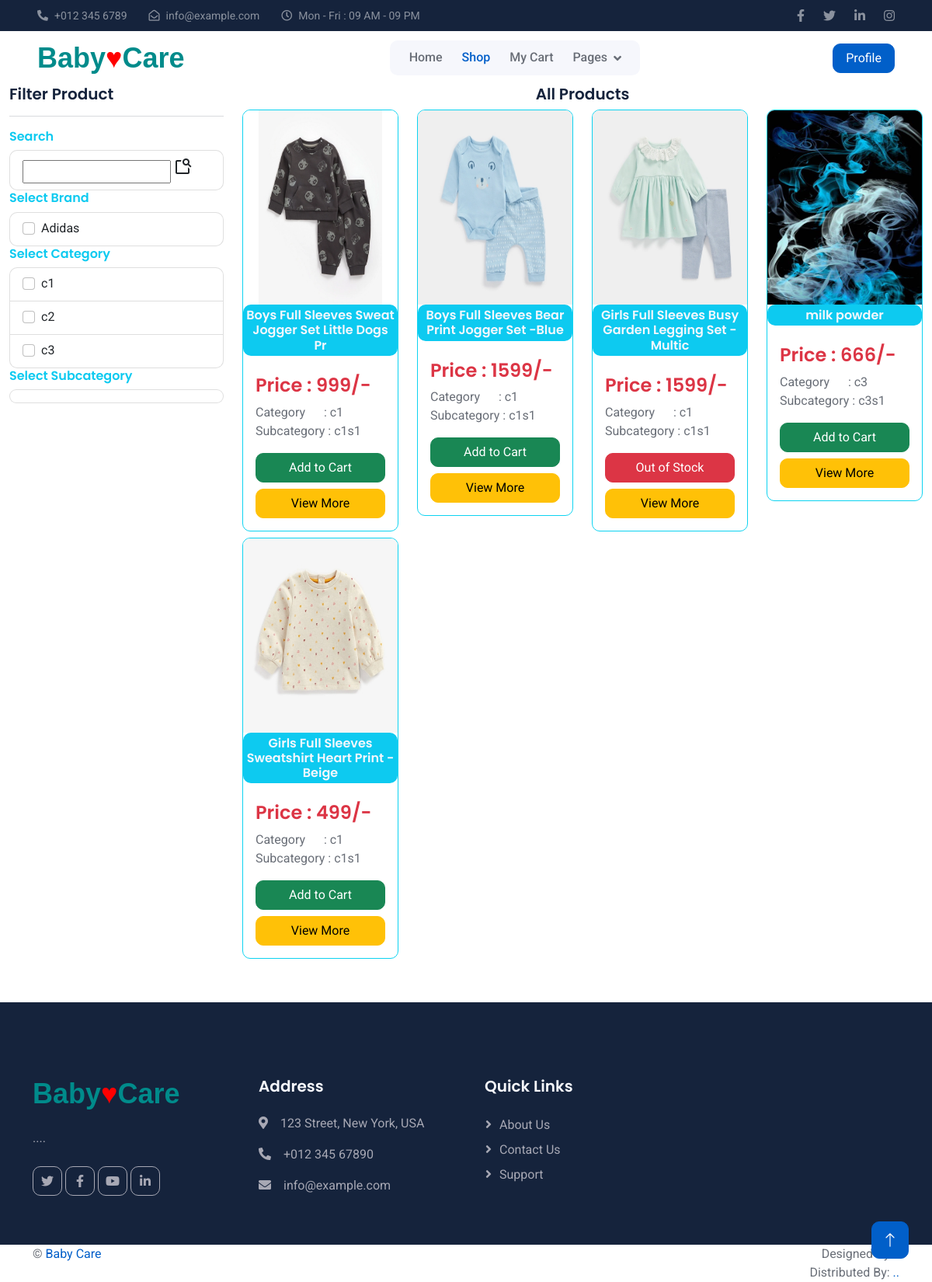
The page /User/SearchProduct.php (signed in) on the database its author committed.
### tables this page shows
CREATE TABLE `tbl_brands` (
  `brand_id` int(11) NOT NULL,
  `brand_name` varchar(50) NOT NULL
);

CREATE TABLE `tbl_category` (
  `category_id` int(11) NOT NULL,
  `category_name` varchar(60) NOT NULL
);

CREATE TABLE `tbl_product` (
  `product_id` int(11) NOT NULL,
  `product_name` varchar(50) NOT NULL,
  `brand_id` int(11) NOT NULL,
  `product_details` text NOT NULL,
  `product_photo` varchar(100) NOT NULL,
  `product_price` int(11) NOT NULL,
  `subcategory_id` int(11) NOT NULL,
  `shop_id` int(11) NOT NULL
);

CREATE TABLE `tbl_subcategory` (
  `subcategory_id` int(11) NOT NULL,
  `category_id` int(11) NOT NULL,
  `subcategory_name` varchar(50) NOT NULL
);

### web/User/SearchProduct.php (the view, shortened to what this page needs)
<!DOCTYPE html PUBLIC "-//W3C//DTD XHTML 1.0 Transitional//EN"
    "http://www.w3.org/TR/xhtml1/DTD/xhtml1-transitional.dtd">
<html xmlns="http://www.w3.org/1999/xhtml">
<head>
    <link rel="stylesheet" href="https://maxcdn.bootstrapcdn.com/bootstrap/4.5.2/css/bootstrap.min.css">
</head>
<body>
<?php
include("../Assets/Connection/Connection.php");
include("Header.php");
?>
<nav
      class="navbar navbar-expand-lg bg-white navbar-light sticky-top px-4 px-lg-5"
    >
      <a href="Home.php" class="navbar-brand d-flex align-items-center">
        <h1 class="m-0">
          <?php include('../Assets/File/Logo/Logo.php') ?>
        </h1>
      </a>
      <div class="collapse navbar-collapse" id="navbarCollapse">
        <div class="navbar-nav mx-auto bg-light rounded pe-4 py-3 py-lg-0">
          <a href="Home.php" class="nav-item nav-link">Home</a>
          <a href="SearchProduct.php" class="nav-item nav-link active">Shop</a>
          <a href="MyCart.php" class="nav-item nav-link">My Cart</a>
          <div class="nav-item dropdown">
            <a
              href="#"
              class="nav-link dropdown-toggle"
              data-bs-toggle="dropdown"
              >Pages</a
            >
          </div>
        </div>
      </div>
      <a href="MyProfile.php" class="btn btn-primary px-3 d-none d-lg-block">Profile</a>
    </nav>
<div class="custom-alert-box">
</div>
<div class="container-fluid">
    <div class="row">
        <div class="col-lg-3">
            <h5>Filter Product</h5>
            <hr>
            <h6 class="text-info">Search</h6>
            <ul class="list-group">
                <li class="list-group-item">
                    <input type="text" name="txt_name" id="txt_name" onkeyup="productCheck()">
                    <span class="material-symbols-outlined">feature_search</span>
                </li>
            </ul>
            <h6 class="text-info">Select Brand</h6>
            <ul class="list-group">
                <li class="list-group-item">
                    <?php
                    $selbrand = "select * from tbl_brands";
                    $rowb = $con->query($selbrand);
                    while ($datab = $rowb->fetch_assoc()) {
                        ?>
                        <div class="form-check">
                            <label class="form-check-label">
                                <input onclick="" value="<?php echo $datab["brand_id"] ?>" id="brand" type="checkbox"
                                       class="form-check-input product_check"><?php echo $datab["brand_name"] ?>
                            </label>
                        </div>
                        <?php
                    }
                    ?>
                </li>
            </ul>
            <h6 class="text-info">Select Category</h6>
            <ul class="list-group">
                <?php
                $selcat = "SELECT * from tbl_category";
                $row = $con->query($selcat);
                while ($data = $row->fetch_assoc()) {
                    ?>
                    <li class="list-group-item">
                        <div class="form-check">
                            <label class="form-check-label">
                                <input type="checkbox" onclick="changeSub()" class="form-check-input product_check"
                                       value="<?php echo $data["category_id"] ?>" id="category"><?php echo $data["category_name"] ?>
                            </label>
                        </div>
                    </li>
                    <?php
                }
                ?>
            </ul>
            <h6 class="text-info">Select Subcategory</h6>
            <ul class="list-group" id='subcat'>
                <li class="list-group-item">
                </li>
            </ul>
        </div>
        <div class="col-lg-9">
            <h5 class="text-center" id="textChange">All Products</h5>
            <div class="row" id="result">
                <?php
                $selProduct = "select * from tbl_product a inner join tbl_subcategory s on s.subcategory_id=a.subcategory_id inner join tbl_category c on c.category_id=s.category_id";
                $rowp = $con->query($selProduct);
                while ($datap = $rowp->fetch_assoc()) {
                    ?>
                    <div class="col-md-3 mb-2">
                        <div class="card-deck">
                            <div class="card border-secondary">
                                <img src="../Assets/File/Shop/<?php echo $datap["product_photo"] ?>"
                                     class="card-img-top" height="250">
                                <div class="card-img-secondary">
                                    <h6 class="text-light bg-info text-center rounded p-1">
                                        <?php echo $datap["product_name"] ?>
                                    </h6>
                                </div>
                                <div class="card-body">
                                    <h4 class="card-title text-danger">
                                        Price : <?php echo $datap["product_price"] ?>/-</h4>
                                    <p>
                                        Category &nbsp;&nbsp;&nbsp;&nbsp; : <?php echo $datap["category_name"] ?><br>
                                        Subcategory : <?php echo $datap["subcategory_name"] ?><br>
                                    </p>
                                    <?php
                                    $stockSql = "select sum(stock_quantity) as stock from tbl_stock where product_id = '" . $datap["product_id"] . "'";
                                    $rsST = $con->query($stockSql);
                                    $rsstp = $rsST->fetch_assoc();
                                    if ($rsstp["stock"] != "") {
                                    $stockcart= "select sum(cart_qty) as stock from tbl_cart where product_id= '".$datap["product_id"]."'";
                                    $rs = $con->query($stockcart);
                                    $rst = $rs->fetch_assoc();
                                    $stock = $rsstp["stock"] - $rst['stock'];
                                        if ($stock > 0) {
                                            ?>
                                            <a href="javascript:void(0)" onclick="addCart(<?php echo $datap['product_id'] ?>)"
                                               class="btn btn-success btn-block">Add to Cart</a>
                                            <?php
                                        } else if ($stock == 0) {
                                            ?>
                                            <a href="javascript:void(0)" class="btn btn-danger btn-block">Out of Stock</a>
                                            <?php
                                        }
                                    } else {
                                        ?>
                                        <a href="javascript:void(0)" class="btn btn-warning btn-block">Stock Not Found</a>
                                        <?php
                                    }
                                    ?>
                                        <a href="DetailsOfProduct.php?pid=<?php echo $datap["product_id"]?>" class="btn btn-warning btn-block">View More</a>
                                </div>
                            </div>
                        </div>
                    </div>
                    <?php
                }
                ?>
            </div>
        </div>
    </div>
</div>
</body>
<?php
include("Footer.php");
?>
</html>

### web/Assets/Templates/Main/css/style.css (style rules this page uses)
:root { --primary: #015FC9; --secondary: #0DD3F1; --light: #F6F7FC; --dark: #15233C; }
.btn { transition: .5s; }
.btn.btn-primary, .btn.btn-outline-primary:hover, .btn.btn-secondary, .btn.btn-outline-secondary:hover { color: #FFFFFF; }
.navbar.sticky-top { top: -100px; transition: .5s; }
.navbar .navbar-nav .nav-link { margin-left: 25px; padding: 10px 0; color: #696E77; font-weight: 500; outline: none; }
.navbar .navbar-nav .nav-link:hover, .navbar .navbar-nav .nav-link.active { color: var(--primary); }
.navbar .dropdown-toggle::after { border: none; content: "\f107"; font-family: "Font Awesome 5 Free"; font-weight: 900; vertical-align: middle; margin-left: 8px; }

### web/User/SearchProduct.php (style rules this page uses)
.custom-alert-box { width: 20%; height: 10%; position: fixed; bottom: 0; right: 0; left: auto; z-index: 1; }

### rows shown on the page
tbl_brands: brand_name "Adidas"
tbl_category: category_name "c1"
tbl_category: category_name "c2"
tbl_category: category_name "c3"
tbl_product: product_photo (picture), product_name "Boys Full Sleeves Sweat Jogger Set Little Dogs Pr", product_price "999", tbl_category.category_name "c1", subcategory.subcategory_name "c1s1"
tbl_product: product_photo (picture), product_name "Boys Full Sleeves Bear Print Jogger Set -Blue", product_price "1599", tbl_category.category_name "c1", subcategory.subcategory_name "c1s1"
tbl_product: product_photo (picture), product_name "Girls Full Sleeves Busy Garden Legging Set -Multic", product_price "1599", tbl_category.category_name "c1", subcategory.subcategory_name "c1s1", shows "Out of Stock"
tbl_product: product_photo (picture), product_name "milk powder", product_price "666", tbl_category.category_name "c3", subcategory.subcategory_name "c3s1"
tbl_product: product_photo (picture), product_name "Girls Full Sleeves Sweatshirt Heart Print - Beige", product_price "499", tbl_category.category_name "c1", subcategory.subcategory_name "c1s1"
